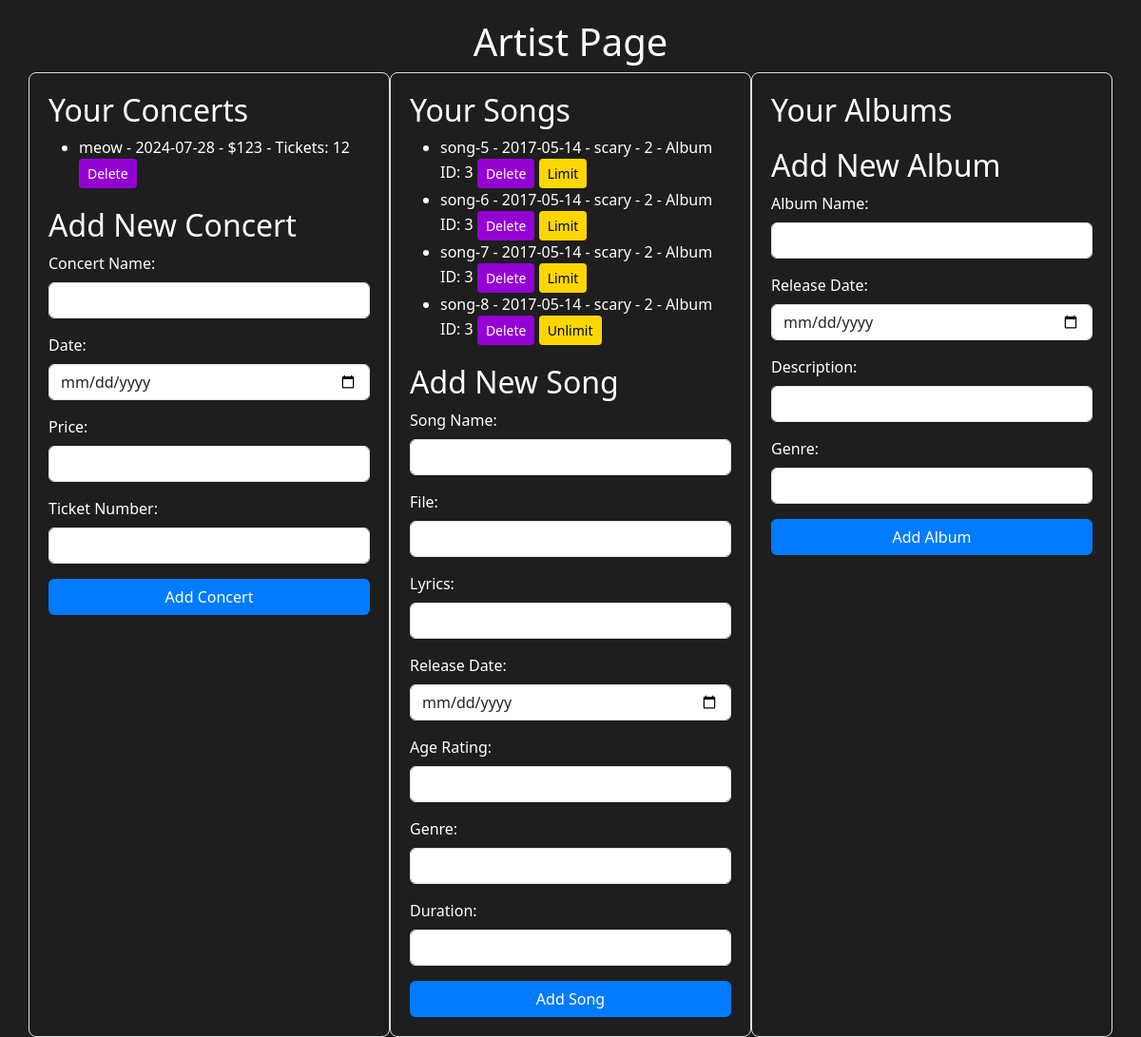
The app's page /artist_page (signed in), older data.
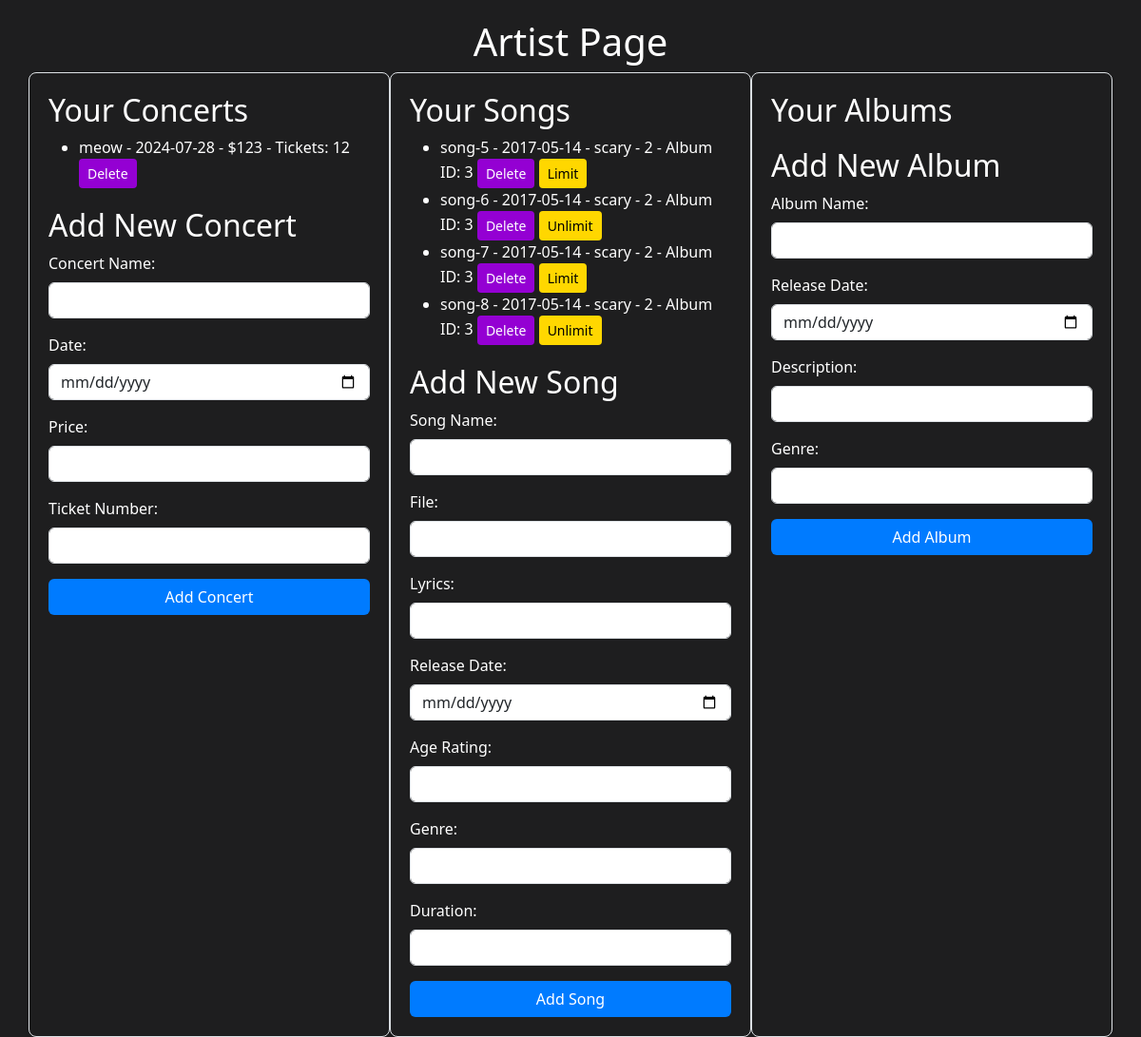
The same page, newer data.
### tables this page shows
CREATE TABLE concerts (
                    concert_id INTEGER PRIMARY KEY AUTOINCREMENT,
                    name TEXT NOT NULL,
                    date TEXT NOT NULL,
                    price DECIMAL(10, 2) NOT NULL,
                    ticket_number INTEGER NOT NULL,
                    user_id TEXT NOT NULL,
                    FOREIGN KEY (user_id) REFERENCES USERS (user_id)
                );

CREATE TABLE SONGS (
                song_id INTEGER PRIMARY KEY AUTOINCREMENT,
                album_id INTEGER,
                name TEXT,
                file TEXT,
                lyrics TEXT,
                release_date DATE,
                age_rating INTEGER CHECK(age_rating >= 9 AND age_rating <= 120),
                genre TEXT,
                duration INTEGER,
                is_limited BOOLEAN DEFAULT 0,
                user_id TEXT,
                FOREIGN KEY (album_id) REFERENCES ALBUM (album_id),
                FOREIGN KEY (user_id) REFERENCES USERS (user_id)
            );

### app.py (the view, shortened to what this page needs)
@app.route("/artist_page", methods=["GET", "POST"])
def artist_page():
    if "user_id" in session and session.get("is_artist"):
        user_id = session["user_id"]
        try:
            with sqlite3.connect("database.db") as connect:
                cursor = connect.cursor()
                cursor.execute(
                    "SELECT concert_id, name, date, price, ticket_number FROM concerts WHERE user_id = ?",
                    (user_id,),
                )
                concerts = cursor.fetchall()
                cursor.execute(
                    "SELECT song_id, name, album_id, release_date, genre, duration, is_limited FROM songs WHERE user_id = ?",
                    (user_id,),
                )
                songs = cursor.fetchall()
                cursor.execute(
                    "SELECT album_id, name, release_date, genre FROM ALBUM WHERE user_id = ?",
                    (user_id,),
                )
                albums = cursor.fetchall()
            return render_template(
                "artist.html",
                concerts=concerts,
                songs=songs,
                albums=albums,
                user_id=user_id,
            )
        except Exception as e:
            logging.error(f"Error fetching artist page: {e}")
            flash("An error occurred while fetching the artist page.")
            return redirect(url_for("user"))
    else:
        flash("Access denied: You are not an artist.")
        return redirect(url_for("user"))

### templates/artist.html (shortened to what this page needs)
<!DOCTYPE html>
<html lang="en">
  <head>
    <link
      href="https://stackpath.bootstrapcdn.com/bootstrap/4.5.2/css/bootstrap.min.css"
      rel="stylesheet"
    />
    <link
      href="https://cdn.jsdelivr.net/npm/bootstrap@5.3.3/dist/css/bootstrap.min.css"
      rel="stylesheet"
    />
  </head>
  <body>
    <div class="container">
      <div class="row">
        <div class="col-12 text-center">
          <h1>Artist Page</h1>
        </div>
      </div>
      <div class="row">
        <div class="col-md-4 grid-item">
          <h2>Your Concerts</h2>
          <ul>
            {% for concert in concerts %}
            <li>
              {{ concert[1] }} - {{ concert[2] }} - ${{ concert[3] }} - Tickets:
              {{ concert[4] }}
              <form
                action="{{ url_for('artist_page') }}"
                method="POST"
                class="d-inline"
              >
                <button class="btn btn-delete btn-sm" type="submit">
                  Delete
                </button>
              </form>
            </li>
            {% endfor %}
          </ul>
          <div class="form-container">
            <h2>Add New Concert</h2>
            <form action="{{ url_for('artist_page') }}" method="POST">
              <div class="form-group">
                <label for="name">Concert Name:</label>
                <input
                  type="text"
                  id="name"
                  name="name"
                  class="form-control"
                  required
                />
              </div>
              <div class="form-group">
                <label for="date">Date:</label>
                <input
                  type="date"
                  id="date"
                  name="date"
                  class="form-control"
                  required
                />
              </div>
              <div class="form-group">
                <label for="price">Price:</label>
                <input
                  type="number"
                  id="price"
                  name="price"
                  class="form-control"
                  required
                />
              </div>
              <div class="form-group">
                <label for="ticket_number">Ticket Number:</label>
                <input
                  type="number"
                  id="ticket_number"
                  name="ticket_number"
                  class="form-control"
                  required
                />
              </div>
              <button class="btn btn-submit btn-block" type="submit">
                Add Concert
              </button>
            </form>
          </div>
        </div>
        <div class="col-md-4 grid-item">
          <h2>Your Songs</h2>
          <ul>
            {% for song in songs %}
            <li>
              {{ song[1] }} - {{ song[3] }} - {{ song[4] }} - {{ song[5] }} -
              Album ID: {{ song[2] }}
              <form
                action="{{ url_for('artist_page') }}"
                method="POST"
                class="d-inline"
              >
                <button class="btn btn-delete btn-sm" type="submit">
                  Delete
                </button>
              </form>
              <form
                action="{{ url_for('artist_page') }}"
                method="POST"
                class="d-inline"
              >
                <button class="btn btn-toggle btn-sm">
                  {{ 'Limit' if not song[6] else 'Unlimit' }}
                </button>
              </form>
            </li>
            {% endfor %}
          </ul>
          <div class="form-container">
            <h2>Add New Song</h2>
            <form action="{{ url_for('artist_page') }}" method="POST">
              <div class="form-group">
                <label for="song_name">Song Name:</label>
                <input type="text" id="song_name" name="song_name" class="form-control" required />
              </div>
              <div class="form-group">
                <label for="file">File:</label>
                <input type="text" id="file" name="file" class="form-control" required />
              </div>
              <div class="form-group">
                <label for="lyrics">Lyrics:</label>
                <input type="text" id="lyrics" name="lyrics" class="form-control" required />
              </div>
              <div class="form-group">
                <label for="release_date">Release Date:</label>
                <input type="date" id="release_date" name="release_date" class="form-control" value="{{ current_date }}" required />
              </div>
              <div class="form-group">
                <label for="age_rating">Age Rating:</label>
                <input type="number" id="age_rating" name="age_rating" class="form-control" required />
              </div>
              <div class="form-group">
                <label for="genre">Genre:</label>
                <input type="text" id="genre" name="genre" class="form-control" required />
              </div>
              <div class="form-group">
                <label for="duration">Duration:</label>
                <input type="number" id="duration" name="duration" class="form-control" required />
              </div>
              <button class="btn btn-submit btn-block" type="submit">Add Song</button>
            </form>
          </div>
        </div>
        <div class="col-md-4 grid-item">
          <h2>Your Albums</h2>
          <div class="form-container">
            <h2>Add New Album</h2>
            <form action="{{ url_for('artist_page') }}" method="POST">
              <div class="form-group">
                <label for="album_name">Album Name:</label>
                <input type="text" id="album_name" name="album_name" class="form-control" required />
              </div>
              <div class="form-group">
                <label for="release_date">Release Date:</label>
                <input type="date" id="release_date" name="release_date" class="form-control" required />
              </div>
              <div class="form-group">
                <label for="description">Description:</label>
                <input type="text" id="description" name="description" class="form-control" required />
              </div>
              <div class="form-group">
                <label for="genre">Genre:</label>
                <input type="text" id="genre" name="genre" class="form-control" required />
              </div>
              <button class="btn btn-submit btn-block" type="submit">Add Album</button>
            </form>
          </div>
        </div>
      </div>
    </div>
  </body>
</html>

### templates/artist.html (style rules this page uses)
body { background-color: #1e1e1f; color: #ffffff; }
.container { margin-top: 20px; }
.grid-item { background-color: #1e1e1f; padding: 20px; border: 1px solid #dee2e6; border-radius: 8px; box-shadow: 0 2px 4px rgba(0, 0, 0, 0.1); }
.form-container { margin-top: 20px; }
.btn-delete { background-color: #9400d3; color: white; }
.btn-add-song, .btn-submit { background-color: #007bff; color: white; }
.btn-toggle { background-color: #ffd700; color: black; }

Row changes from the older to the newer data that the page shows:
changed SONGS "song-6": is_limited "Limit" → "Unlimit"
